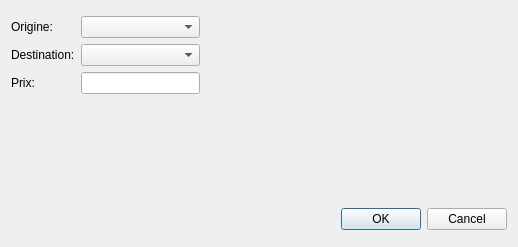
<?xml version="1.0" encoding="UTF-8"?>
<ui version="4.0">
 <class>DialogAddRoute</class>
 <widget class="QDialog" name="DialogAddRoute">
  <property name="geometry">
   <rect>
    <x>0</x>
    <y>0</y>
    <width>518</width>
    <height>247</height>
   </rect>
  </property>
  <property name="windowTitle">
   <string>Dialog</string>
  </property>
  <layout class="QVBoxLayout" name="verticalLayout">
   <item>
    <layout class="QHBoxLayout" name="horizontalLayout">
     <item>
      <layout class="QFormLayout" name="formLayout">
       <item row="0" column="0">
        <widget class="QLabel" name="label">
         <property name="text">
          <string>Origine:</string>
         </property>
        </widget>
       </item>
       <item row="0" column="1">
        <widget class="QComboBox" name="comboBoxOrigine"/>
       </item>
       <item row="1" column="0">
        <widget class="QLabel" name="label_2">
         <property name="text">
          <string>Destination:</string>
         </property>
        </widget>
       </item>
       <item row="1" column="1">
        <widget class="QComboBox" name="comboBoxDest"/>
       </item>
       <item row="2" column="0">
        <widget class="QLabel" name="label_3">
         <property name="text">
          <string>Prix:</string>
         </property>
        </widget>
       </item>
       <item row="2" column="1">
        <widget class="QLineEdit" name="lineEditPrice"/>
       </item>
      </layout>
     </item>
     <item>
      <widget class="QLabel" name="label_4">
       <property name="minimumSize">
        <size>
         <width>301</width>
         <height>181</height>
        </size>
       </property>
       <property name="maximumSize">
        <size>
         <width>301</width>
         <height>181</height>
        </size>
       </property>
       <property name="text">
        <string/>
       </property>
       <property name="pixmap">
        <pixmap resource="res.qrc">:/img/img/routes.png</pixmap>
       </property>
       <property name="alignment">
        <set>Qt::AlignCenter</set>
       </property>
      </widget>
     </item>
    </layout>
   </item>
   <item>
    <widget class="QDialogButtonBox" name="buttonBox">
     <property name="orientation">
      <enum>Qt::Horizontal</enum>
     </property>
     <property name="standardButtons">
      <set>QDialogButtonBox::Cancel|QDialogButtonBox::Ok</set>
     </property>
    </widget>
   </item>
  </layout>
 </widget>
 <resources>
  <include location="res.qrc"/>
 </resources>
 <connections>
  <connection>
   <sender>buttonBox</sender>
   <signal>accepted()</signal>
   <receiver>DialogAddRoute</receiver>
   <slot>accept()</slot>
   <hints>
    <hint type="sourcelabel">
     <x>248</x>
     <y>254</y>
    </hint>
    <hint type="destinationlabel">
     <x>157</x>
     <y>274</y>
    </hint>
   </hints>
  </connection>
  <connection>
   <sender>buttonBox</sender>
   <signal>rejected()</signal>
   <receiver>DialogAddRoute</receiver>
   <slot>reject()</slot>
   <hints>
    <hint type="sourcelabel">
     <x>316</x>
     <y>260</y>
    </hint>
    <hint type="destinationlabel">
     <x>286</x>
     <y>274</y>
    </hint>
   </hints>
  </connection>
 </connections>
</ui>
